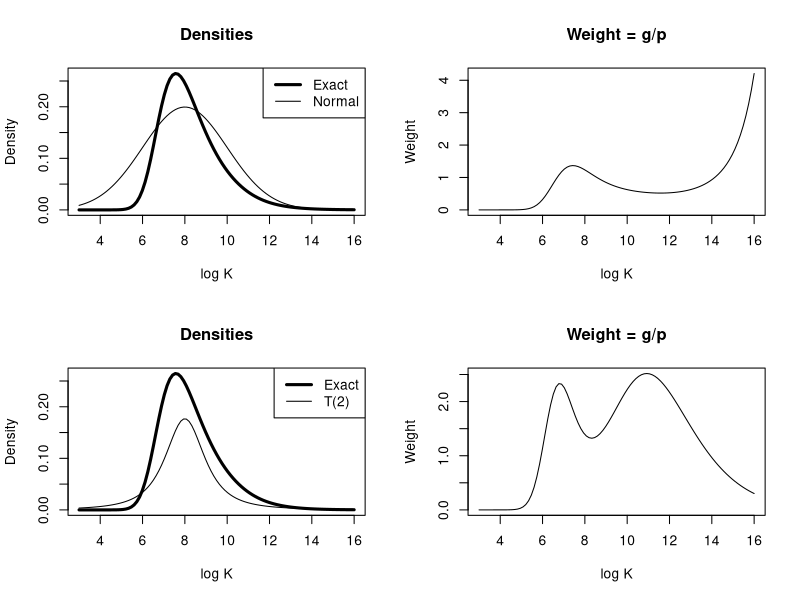

Reproduce this figure in R.
#############################################
# Section 5.9 Importance Sampling
#############################################

library(LearnBayes)

data(cancermortality)

fit=laplace(betabinexch,c(-7,6),cancermortality)

betabinexch.cond=function (log.K, data)
{
eta = exp(-6.818793)/(1 + exp(-6.818793))
K = exp(log.K)
y = data[, 1]; n = data[, 2]; N = length(y)
logf=0*log.K
for (j in 1:length(y))
logf = logf + lbeta(K * eta + y[j], K * (1 -
eta) + n[j] - y[j]) - lbeta(K * eta, K * (1 - eta))
val = logf + log.K - 2 * log(1 + K)
return(exp(val-max(val)))
}


I=integrate(betabinexch.cond,2,16,cancermortality)
par(mfrow=c(2,2))
curve(betabinexch.cond(x,cancermortality)/I$value,from=3,to=16,
ylab="Density", xlab="log K",lwd=3, main="Densities")
curve(dnorm(x,8,2),add=TRUE)
legend("topright",legend=c("Exact","Normal"),lwd=c(3,1))
curve(betabinexch.cond(x,cancermortality)/I$value/
  dnorm(x,8,2),from=3,to=16, ylab="Weight",xlab="log K",
  main="Weight = g/p")

curve(betabinexch.cond(x,cancermortality)/I$value,from=3,to=16,
   ylab="Density", xlab="log K",lwd=3, main="Densities")
curve(1/2*dt(x-8,df=2),add=TRUE)
legend("topright",legend=c("Exact","T(2)"),lwd=c(3,1))
curve(betabinexch.cond(x,cancermortality)/I$value/
        (1/2*dt(x-8,df=2)),from=3,to=16, ylab="Weight",xlab="log K",
        main="Weight = g/p")

tpar=list(m=fit$mode,var=2*fit$var,df=4)
 myfunc=function(theta)
   return(theta[2])
 s=impsampling(betabinexch,tpar,myfunc,10000,cancermortality)
 cbind(s$est,s$se)
